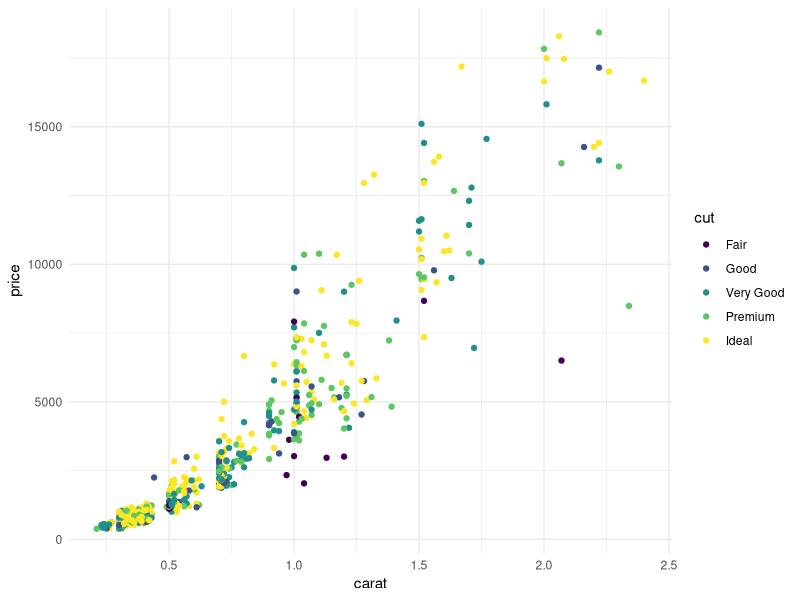

This figure's R source:
## ---- chunk 1
knitr::opts_chunk$set(
  warning = FALSE,
  message = FALSE,
  comment = "#>",
  collapse = TRUE,
  fig.align = "center"
)
## ---- chunk 2
library(dplyr)
library(ggplot2)

diamonds %>% 
  slice_sample(n = 500) %>%
  ggplot() + 
  geom_point(aes(carat, price, color = cut)) + 
  theme_minimal()
## ---- chunk 3
knitr::kable(head(iris), caption = "my table")
